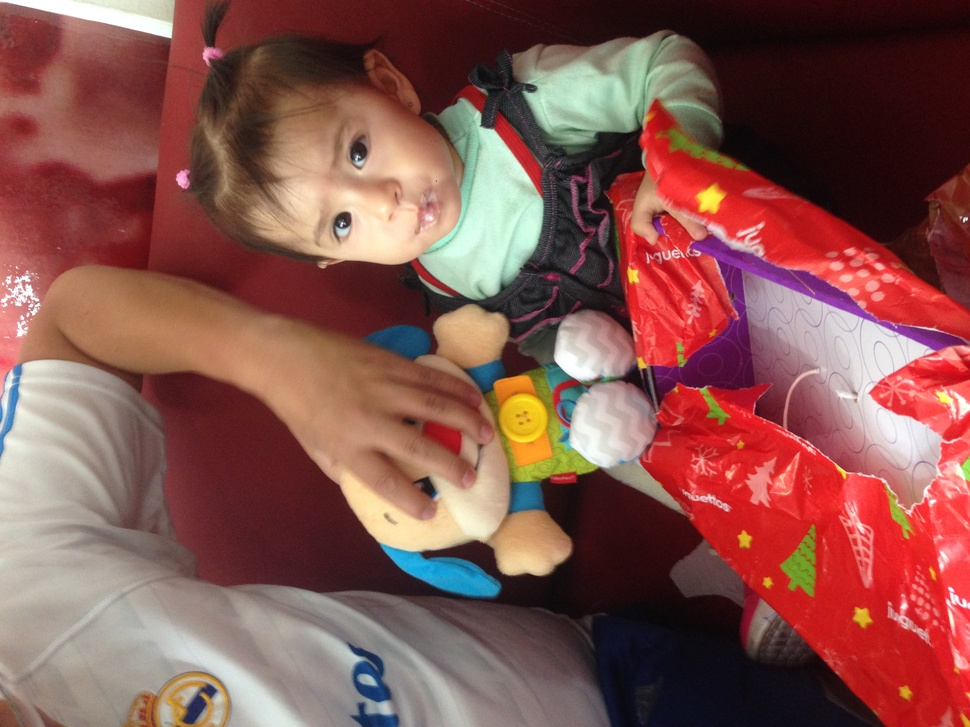
#> input picture PercepcionComputacional/images/IMG_3864.JPG, 970 x 727 px, shrunk from 3264 x 2448 before the run
$ jupyter execute ImageColours.ipynb
#> lines starting #> are read from the running program, lines starting #| are printed output that depends on the picture
### Image Colours

[cell 1]
import skimage.io as io
imagen = io.imread(fname="images/IMG_3864.JPG")
#> imagen is the input picture: shape (727, 970, 3); mean R, G, B 134.4, 85.2, 79

[cell 2]
import matplotlib.pyplot as plt
def mostrar_imagen(imagen,grayscale=False):
    fig,ax=plt.subplots(figsize=[7,7])
    if grayscale:
        ax.imshow(imagen,cmap='gray')
    else:
        ax.imshow(imagen)
    plt.show()

[cell 3]
mostrar_imagen(imagen)

[cell 4]
import numpy as np
total=imagen.ravel()
red=imagen[:,:,0]
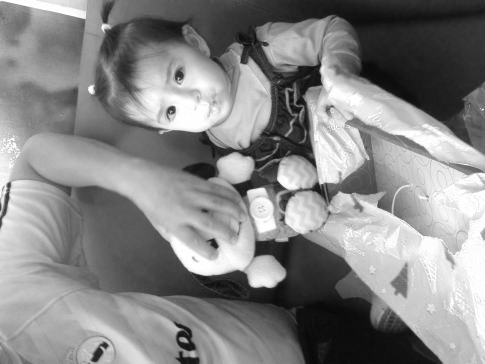
#> red: shape (727, 970) (shown at 1/2 size); min 2, max 255, mean 134.4
green=imagen[:,:,1]
blue=imagen[:,:,2]
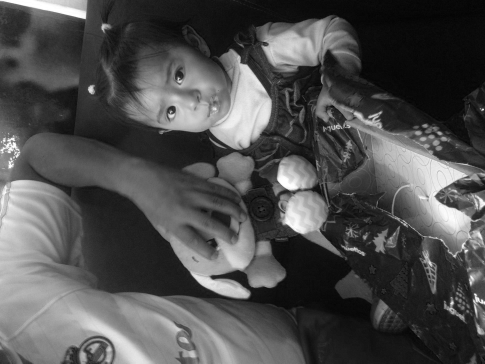
#> blue: shape (727, 970) (shown at 1/2 size); min 0, max 255, mean 79
plt.hist(total,bins=256,color='orange',alpha=0.5,)
plt.hist(red.ravel(),bins=256,color='red',alpha=0.5)
plt.hist(green.ravel(),bins=256,color='green',alpha=0.5)
plt.hist(blue.ravel(),bins=256,color='blue',alpha=0.5)
plt.xlim([0,256])
plt.show()
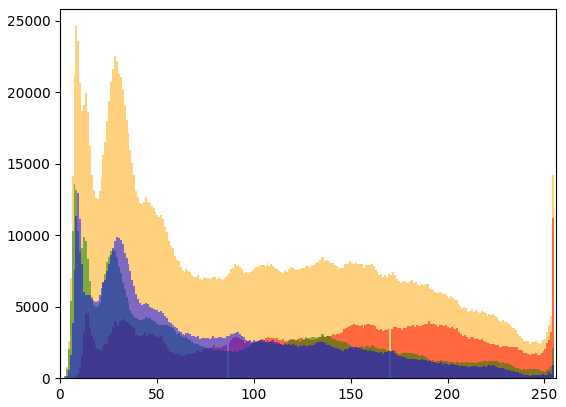
#> figure drawn by matplotlib, 1 panel; tallest bar 24607 high, from x = 7.97 to 8.96; tallest bar 11184 high, from x = 254 to 255; tallest bar 13570 high, from x = 6.97 to 7.97

[cell 5]
img=np.zeros(imagen.shape, dtype=int)
img[:,:,0]=red
mostrar_imagen(img)
img=np.zeros(imagen.shape, dtype=int)
img[:,:,1]=green
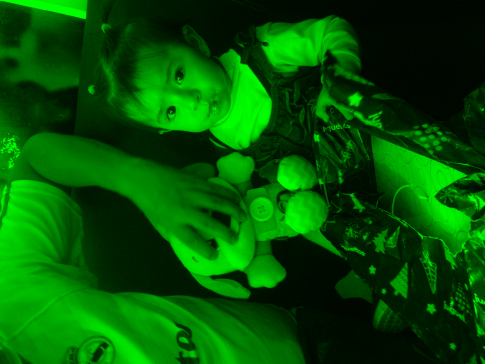
#> img: shape (727, 970, 3) int64 (shown at 1/2 size); mean of channels 0, 1, 2 0, 85.2, 0; drawn as R, G, B
mostrar_imagen(img)
img=np.zeros(imagen.shape, dtype=int)
img[:,:,2]=blue
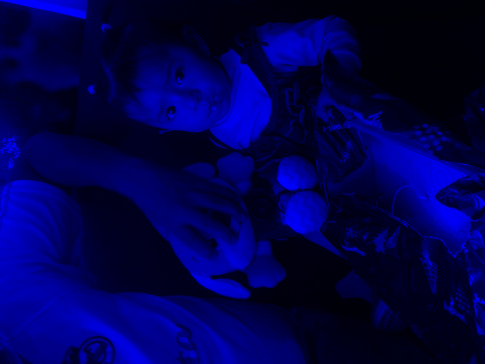
#> img: shape (727, 970, 3) int64 (shown at 1/2 size); mean of channels 0, 1, 2 0, 0, 79; drawn as R, G, B
mostrar_imagen(img)

[cell 6]
from skimage import img_as_float
imagen_float=img_as_float(imagen)
mostrar_imagen(imagen_float)

[cell 7]
mostrar_imagen(red,True)
mostrar_imagen(green,True)
mostrar_imagen(blue,True)

[cell 8]
img_mix=np.zeros(imagen.shape)
img_mix[:,:,0]=imagen_float[:,:,2]
img_mix[:,:,1]=imagen_float[:,:,1]
img_mix[:,:,2]=imagen_float[:,:,0]
mostrar_imagen(img_mix)
img_mix=np.zeros(imagen.shape)
img_mix[:,:,0]=imagen_float[:,:,2]
img_mix[:,:,1]=imagen_float[:,:,0]
img_mix[:,:,2]=imagen_float[:,:,1]
mostrar_imagen(img_mix)
img_mix[:,:,0]=imagen_float[:,:,1]
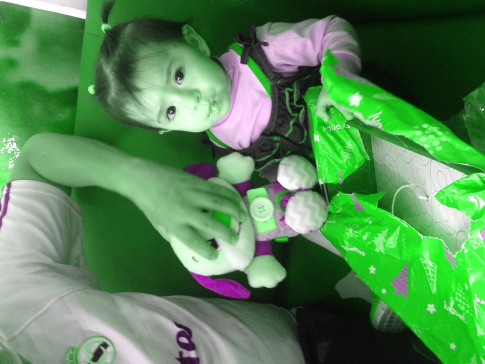
#> img_mix: shape (727, 970, 3) float64 (shown at 1/2 size); mean R, G, B 0.334, 0.527, 0.334
img_mix[:,:,1]=imagen_float[:,:,2]
img_mix[:,:,2]=imagen_float[:,:,0]
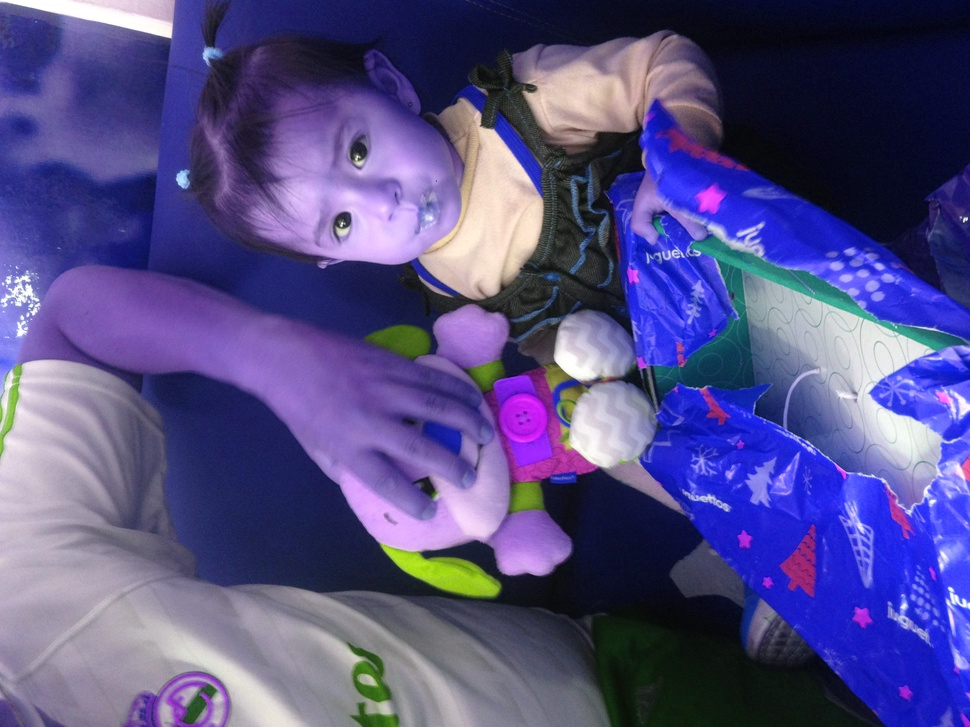
#> img_mix: shape (727, 970, 3) float64; mean R, G, B 0.334, 0.31, 0.527
mostrar_imagen(img_mix)

$ run again, with PercepcionComputacional/images/WIN_20200526_12_59_11_Pro.jpg copied over PercepcionComputacional/images/IMG_3864.JPG
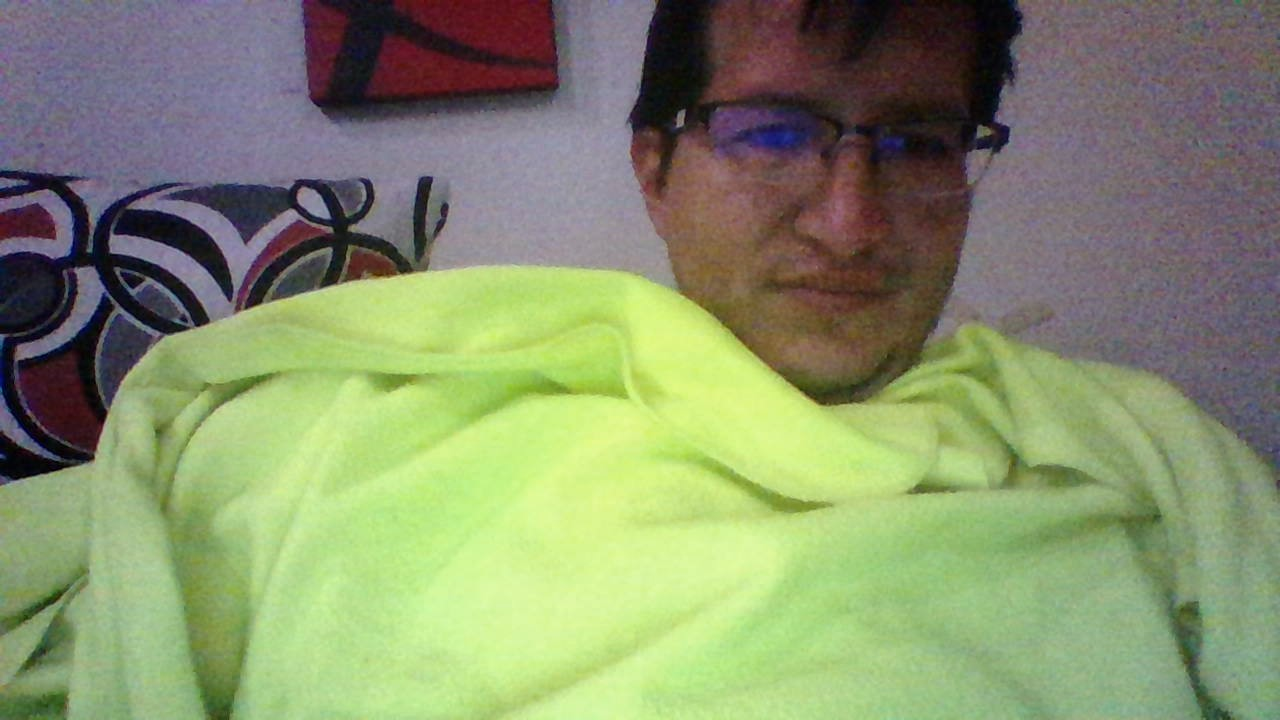
#> input picture PercepcionComputacional/images/WIN_20200526_12_59_11_Pro.jpg, 1280 x 720 px
#> imagen is the input picture: shape (720, 1280, 3); mean R, G, B 134.7, 145, 108.4
#> `img[:,:,2]=blue`:
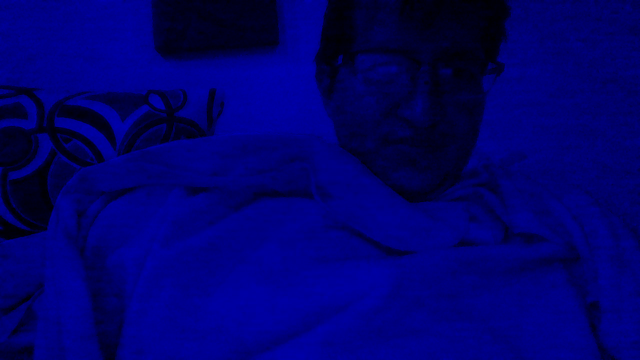
#> img: shape (720, 1280, 3) int64 (shown at 1/2 size); mean of channels 0, 1, 2 0, 0, 108.4; drawn as R, G, B
#> `img_mix[:,:,1]=imagen_float[:,:,2]`:
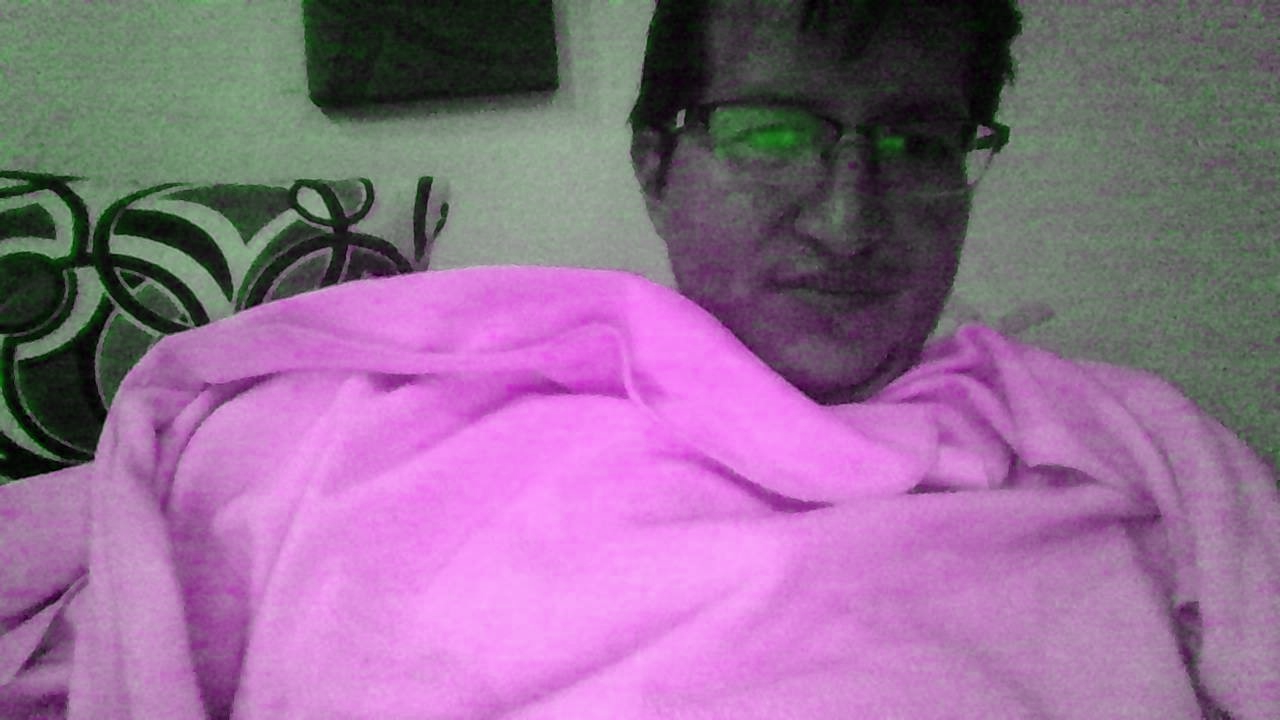
#> img_mix: shape (720, 1280, 3) float64; mean R, G, B 0.569, 0.425, 0.569

$ run again, with PercepcionComputacional/images/WIN_20200526_12_59_14_Pro.jpg copied over PercepcionComputacional/images/IMG_3864.JPG
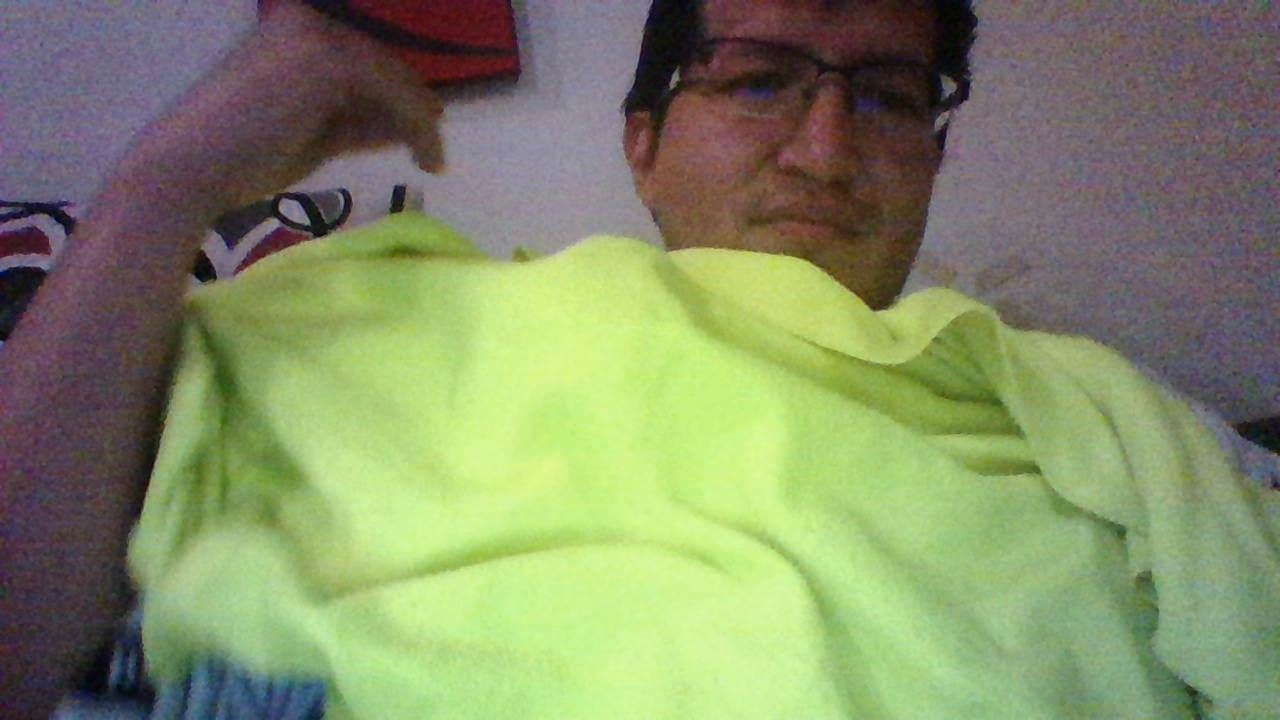
#> input picture PercepcionComputacional/images/WIN_20200526_12_59_14_Pro.jpg, 1280 x 720 px
#> imagen is the input picture: shape (720, 1280, 3); mean R, G, B 131.2, 141.4, 103.1
#> `img[:,:,2]=blue`:
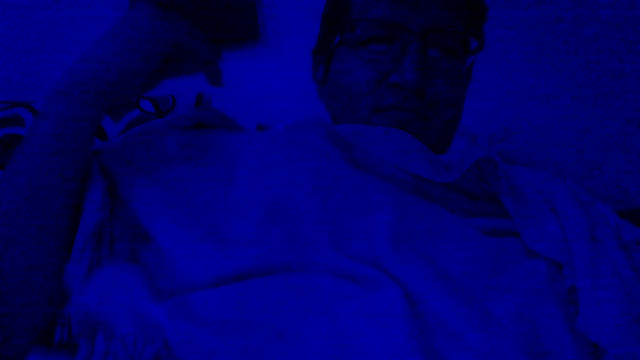
#> img: shape (720, 1280, 3) int64 (shown at 1/2 size); mean of channels 0, 1, 2 0, 0, 103.1; drawn as R, G, B
#> `img_mix[:,:,1]=imagen_float[:,:,2]`:
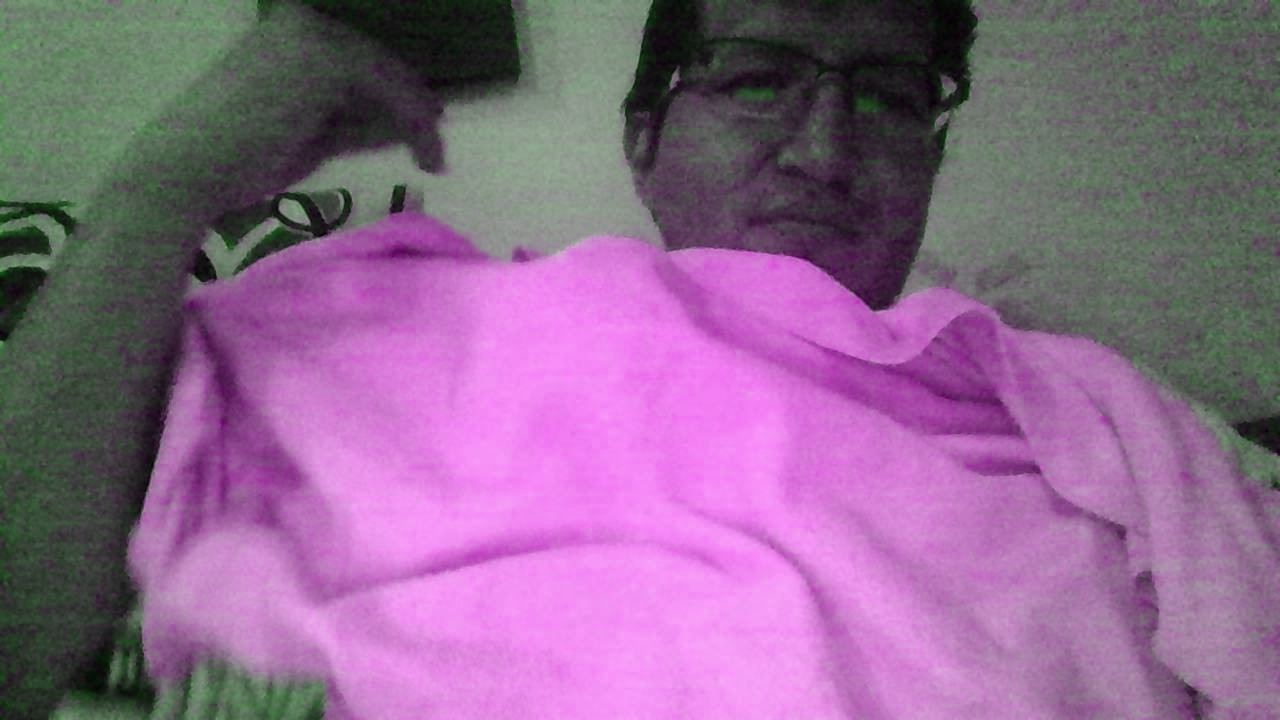
#> img_mix: shape (720, 1280, 3) float64; mean R, G, B 0.555, 0.404, 0.555
